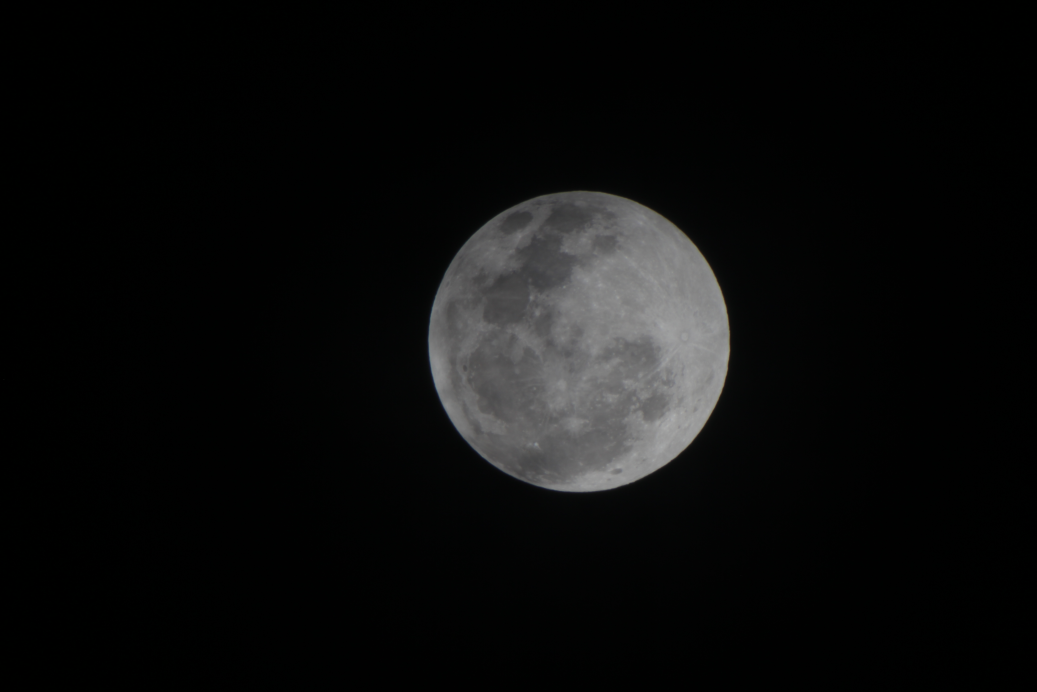
#> input picture IMG_3107.jpg, 5184 x 3456 px (shown at 1/5 size)
$ python get-moon-radius.py IMG_3107.jpg   (older library calls are emulated)
#> lines starting #> are read from the running program, lines starting #| are printed output that depends on the picture; after the words box and inside, x2 and y2 are one past the last pixel; in counts of white or black regions, pixels touching at a corner belong together
#####################################################################################################
#       __     __  ___       __   __             __      __              __          __
#  /\  |__) | /__`  |   /\  |__) /  ` |__| |  | /__`    /  `  /\   |\/| |__)  /\  | / _` |\ |
# /~~\ |  \ | .__/  |  /~~\ |  \ \__, |  | \__/ .__/    \__, /~~\  |  | |    /~~\ | \__> | \|
#
#####################################################################################################
# Script: get-moon-radius.py
# Usage: $ python get-moon-radius.py <IMAGE>
#####################################################################################################
# Last update: 04-21-2014 (Jorge I. Zuluaga)
# 2014 (C) Jorge I. Zuluaga
#####################################################################################################

from matplotlib import cm,pyplot as plt
from scipy.misc import *
from sys import exit,argv
from numpy import *
from scipy.optimize import fmin
from cv2 import imread
#from matplotlib.pyplot import imread

###################################################
#ROUTINES
###################################################
def imageCentroid(imagen,threshold=50):
    height,width=imagen.shape
    cond=imagen>=threshold
    X,Y=meshgrid(arange(width),arange(height))
    xm=X[cond].mean()
    ym=Y[cond].mean()
    return xm,ym

def detectBorder(imagen,threshold=50,R=900):
    cond=imagen>=threshold
    xm,ym=imageCentroid(imagen,threshold=threshold)
    plt.close("all")
    contour=plt.contour(cond,levels=[0.0])
    border=[]
    for path in contour.collections[0].get_paths():
        for points in path.vertices:
            if abs(points[0]-xm)>R or abs(points[1]-ym)>R:
                continue
            border+=[points.tolist()]
    border=array(border)
    return xm,ym,border

###################################################
#PROCESSING IMAGES
###################################################
filename=argv[1]
basename=filename.split(".")[0]
print("Processing image %s..."%filename)

#%%%%%%%%%%%%%%%%%%%%%%%%%%%%%%%%%%%%%%%%
#LOAD IMAGE
#%%%%%%%%%%%%%%%%%%%%%%%%%%%%%%%%%%%%%%%%
imagen=imread(filename)[:,:,0]
#> imagen: shape (3456, 5184); min 0, max 178, mean 12.4
height,width=imagen.shape
#> height = 3456; width = 5184
print("Image size:",width,height)
#| Image size: 5184 3456

#%%%%%%%%%%%%%%%%%%%%%%%%%%%%%%%%%%%%%%%%
#DETECT CENTROID AND BORDER
#%%%%%%%%%%%%%%%%%%%%%%%%%%%%%%%%%%%%%%%%
def errorR(params):
    thresh=params[0]
    try:
        xm,ym,border=detectBorder(imagen,threshold=thresh)
#> in detectBorder, `cond=imagen>=threshold`:
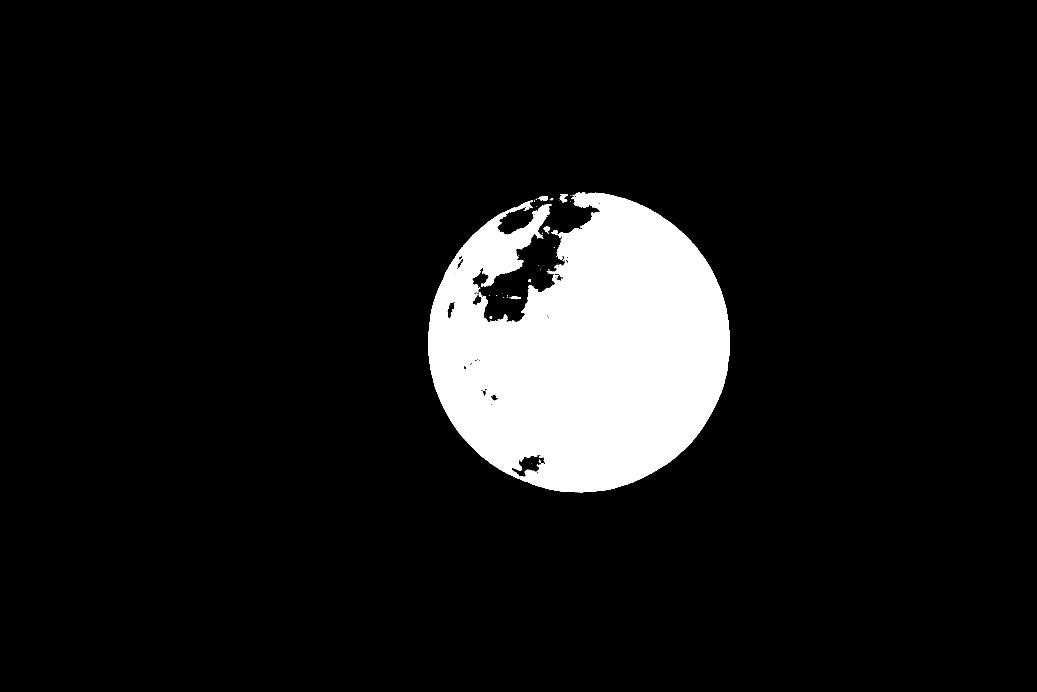
#> cond: shape (3456, 5184) bool (shown at 1/5 size); 8.9% white; 364 white regions (345 under 20 px), largest, box (x1, y1, x2, y2) and area: (2141, 963, 3649, 2461) 1593834, (2798, 970, 2836, 1009) 638, (2692, 981, 2739, 1004) 616
#> in imageCentroid, `xm=X[cond].mean()`: xm = 2922.7
#> in imageCentroid, `ym=Y[cond].mean()`: ym = 1748.6
#> in detectBorder, `xm,ym=imageCentroid(imagen,threshold=threshold)`: xm = 2922.7; ym = 1748.6
#> the loop in detectBorder, `for path in contour.collections[0].get_paths():` made 1 pass
#> after the loop in detectBorder, `for path in contour.collections[0].get_paths():`: border = 26388 items
#> in detectBorder, `border=array(border)`: border = 26388 pairs, first value 2140 to 3649, second value 962 to 2461
#> xm = 2922.7; ym = 1748.6
    except:
        return 1e6
    xborder=border[:,0]
    yborder=border[:,1]
    xm=xborder.mean()
#> xm = 2681.5
    ym=yborder.mean()
#> ym = 1521.9
    rborder=((xborder-xm)**2+(yborder-ym)**2)**0.5
    R=rborder.mean()
#> R = 493.3
    dR=rborder.std()
#> dR = 251.6
    print(f"\tThreshold: {thresh:.1f}, Measured Radius : {R:.4f} +/- {dR:.2f}")
#| 	Threshold: 80.0, Measured Radius : 493.2874 +/- 251.58
    return dR

print("Minimizing uncertainties:")
solution=fmin(errorR,[80.0],xtol=0.5,maxiter=10)
#> call 2 of detectBorder, with threshold = 84, R = 900
#> in detectBorder (call 2), `cond=imagen>=threshold`: cond: shape (3456, 5184) bool; 8.6% white; 450 white regions (432 under 20 px), largest, box (x1, y1, x2, y2) and area: (2141, 966, 3648, 2461) 1528784, (2874, 988, 2940, 1033) 1561, (2426, 1379, 2467, 1424) 952
#> in detectBorder (call 2), `xm,ym=imageCentroid(imagen,threshold=threshold)`: xm = 2936.5; ym = 1757.9
#> in detectBorder (call 2), `plt.close("all")`:
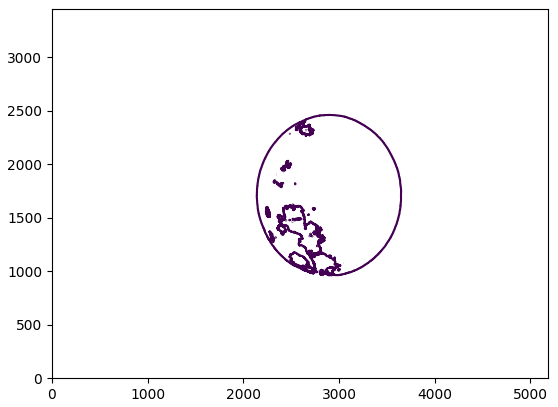
#> figure drawn by matplotlib, 1 panel
#> the loop in detectBorder (call 2), `for path in contour.collections[0].get_paths():` made 1 pass
#> after the loop in detectBorder (call 2), `for path in contour.collections[0].get_paths():`: border = 33978 items
#> in detectBorder (call 2), `border=array(border)`: border = 33978 pairs, first value 2140 to 3648, second value 965 to 2461
#| 	Threshold: 84.0, Measured Radius : 486.5867 +/- 237.41
#> in detectBorder (call 3), `cond=imagen>=threshold`: cond: shape (3456, 5184) bool; 8.1% white; 617 white regions (580 under 20 px), largest, box (x1, y1, x2, y2) and area: (2142, 968, 3648, 2460) 1394930, (2330, 1103, 2700, 1391) 46054, (2632, 2358, 2675, 2396) 839
#| 	Threshold: 88.0, Measured Radius : 446.4432 +/- 237.51
#> in detectBorder (call 4), `cond=imagen>=threshold`: cond: shape (3456, 5184) bool; 8.3% white; 599 white regions (565 under 20 px), largest, box (x1, y1, x2, y2) and area: (2141, 966, 3648, 2461) 1486201, (2876, 1003, 2933, 1031) 1084, (2290, 1230, 2329, 1276) 740
#| 	Threshold: 86.0, Measured Radius : 468.8926 +/- 236.29
#| 	Threshold: 88.0, Measured Radius : 446.4432 +/- 237.51
#> in detectBorder (call 6), `cond=imagen>=threshold`: cond: shape (3456, 5184) bool; 8.4% white; 549 white regions (523 under 20 px), largest, box (x1, y1, x2, y2) and area: (2141, 966, 3648, 2461) 1508677, (2874, 1003, 2935, 1032) 1212, (2427, 1380, 2466, 1422) 767
#| 	Threshold: 85.0, Measured Radius : 476.2514 +/- 236.96
#> in detectBorder (call 8), `cond=imagen>=threshold`:
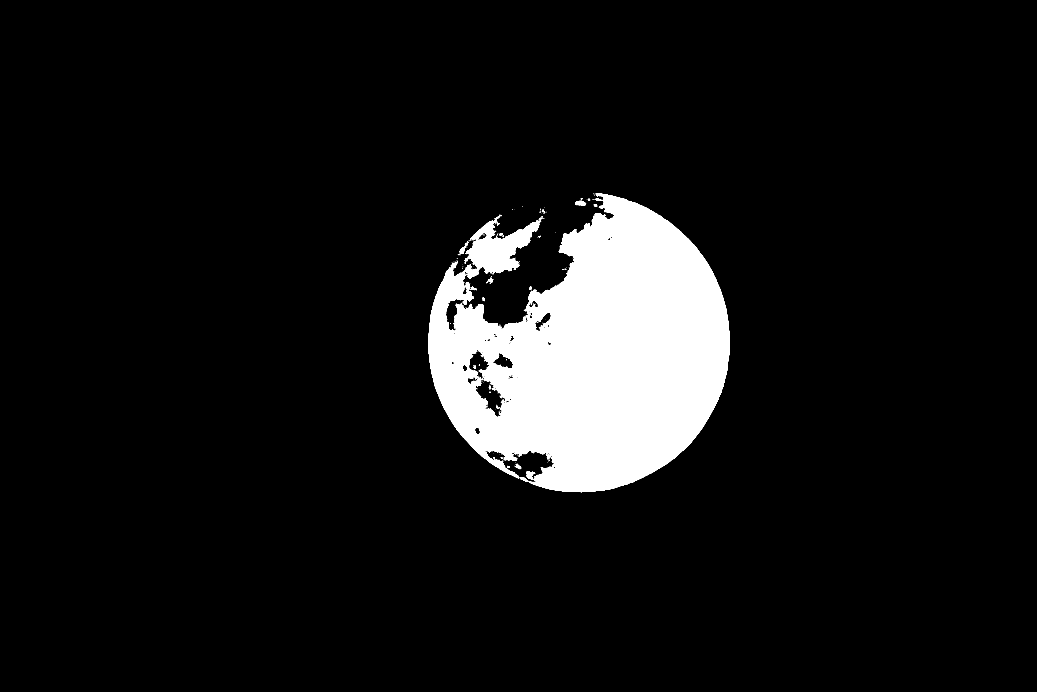
#> cond: shape (3456, 5184) bool (shown at 1/5 size); 8.2% white; 632 white regions (591 under 20 px), largest, box (x1, y1, x2, y2) and area: (2141, 966, 3648, 2461) 1413101, (2322, 1074, 2701, 1394) 50467, (2632, 2357, 2676, 2398) 1023
#> in detectBorder (call 8), `xm,ym=imageCentroid(imagen,threshold=threshold)`: xm = 2953.2; ym = 1763.5
#> the loop in detectBorder (call 8), `for path in contour.collections[0].get_paths():` made 1 pass
#> after the loop in detectBorder (call 8), `for path in contour.collections[0].get_paths():`: border = 39214 items
#> in detectBorder (call 8), `border=array(border)`: border = 39214 pairs, first value 2140 to 3648, second value 965 to 2461
#| 	Threshold: 87.0, Measured Radius : 455.1869 +/- 236.97
#| 	Threshold: 85.5, Measured Radius : 468.8926 +/- 236.29
#> solution = [86]
thrmin=solution[0]
#> thrmin = 86
print("Threshold:",thrmin)
#| Threshold: 86.0

xmc,ymc,borderc=detectBorder(imagen,threshold=thrmin)
#> xmc = 2947.1; ymc = 1761.9; borderc = 37670 pairs, first value 2140 to 3648, second value 965 to 2461
dRmin=errorR([thrmin])
#| 	Threshold: 86.0, Measured Radius : 468.8926 +/- 236.29
#> dRmin = 236.3
rborder=((borderc[:,0]-xmc)**2+(borderc[:,1]-ymc)**2)**0.5
Rmin=rborder.mean()
#> Rmin = 626.5
print("Radius at minimum uncertainty: %.4f +/- %.2f"%(Rmin,dRmin))
#| Radius at minimum uncertainty: 626.5078 +/- 236.29

###################################################
#PLOT IMAGE
###################################################
xm,ym,borderm=detectBorder(imagen,threshold=20)
#> in detectBorder (call 12), `cond=imagen>=threshold`:
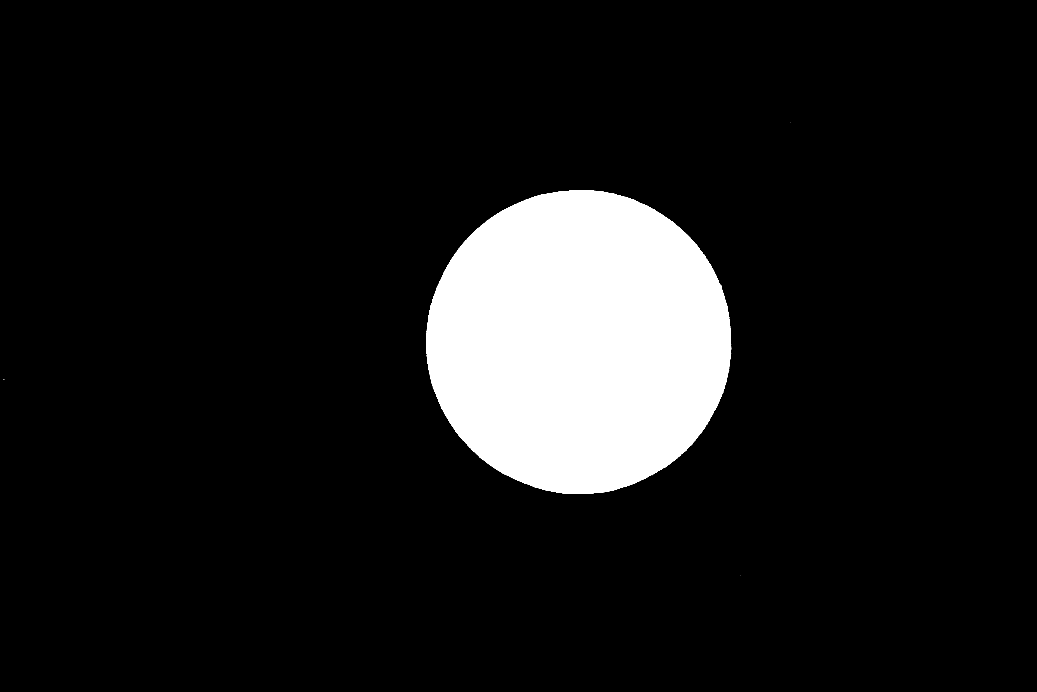
#> cond: shape (3456, 5184) bool (shown at 1/5 size); 10.1% white; 28 white regions (27 under 20 px), largest, box (x1, y1, x2, y2) and area: (2130, 950, 3656, 2470) 1814863
#> in detectBorder (call 12), `xm,ym=imageCentroid(imagen,threshold=threshold)`: xm = 2894.4; ym = 1709.2
#> the loop in detectBorder (call 12), `for path in contour.collections[0].get_paths():` made 1 pass
#> after the loop in detectBorder (call 12), `for path in contour.collections[0].get_paths():`: border = 7201 pairs, first value 2129 to 3657, second value 949 to 2470
#> xm = 2894.4; ym = 1709.2; borderm has the same summary as border in detectBorder
xm,ym,borderM=detectBorder(imagen,threshold=120)
#> in detectBorder (call 13), `cond=imagen>=threshold`:
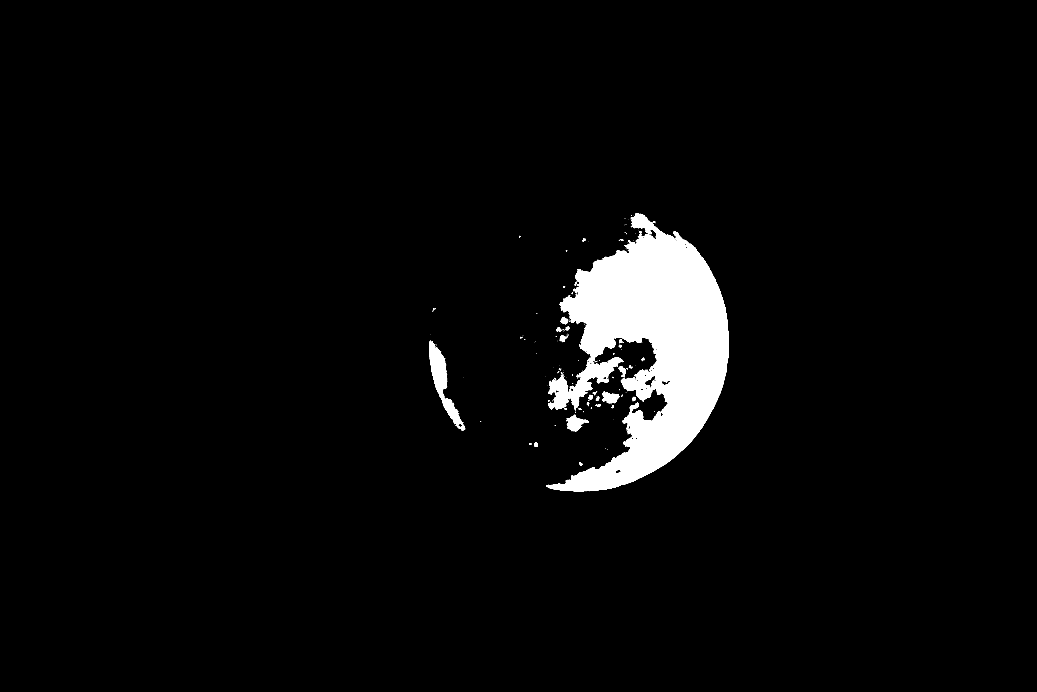
#> cond: shape (3456, 5184) bool (shown at 1/5 size); 3.7% white; 505 white regions (457 under 20 px), largest, box (x1, y1, x2, y2) and area: (2730, 1065, 3645, 2457) 635783, (2145, 1705, 2316, 2134) 20533, (2832, 2074, 2943, 2159) 4571
#> in detectBorder (call 13), `xm,ym=imageCentroid(imagen,threshold=threshold)`: xm = 3217.3; ym = 1744.9
#> the loop in detectBorder (call 13), `for path in contour.collections[0].get_paths():` made 1 pass
#> after the loop in detectBorder (call 13), `for path in contour.collections[0].get_paths():`: border = 28084 items
#> in detectBorder (call 13), `border=array(border)`: border = 28084 pairs, first value 2318 to 3645, second value 1064 to 2457
#> xm = 3217.3; ym = 1744.9; borderM has the same summary as border in detectBorder

fig=plt.figure(figsize=(8,8))
ax=fig.add_axes([0.0,0.0,1.0,1.0])
plt.imshow(imagen,cmap=cm.gray)
border=borderc
#> border has the same summary as borderc
plt.plot(border[::,0],border[::,1],'c.',markersize=0.5)
border=borderm
#> border = 7201 pairs, first value 2129 to 3657, second value 949 to 2470
plt.plot(border[::,0],border[::,1],'y.',markersize=0.5)
border=borderM
#> border = 28084 pairs, first value 2318 to 3645, second value 1064 to 2457
plt.plot(border[::,0],border[::,1],'r.',markersize=0.5)
plt.xlim((xmc-1.2*Rmin,xmc+1.2*Rmin));plt.ylim((ymc-1.2*Rmin,ymc+1.2*Rmin))
plt.savefig(basename+"-border.png")
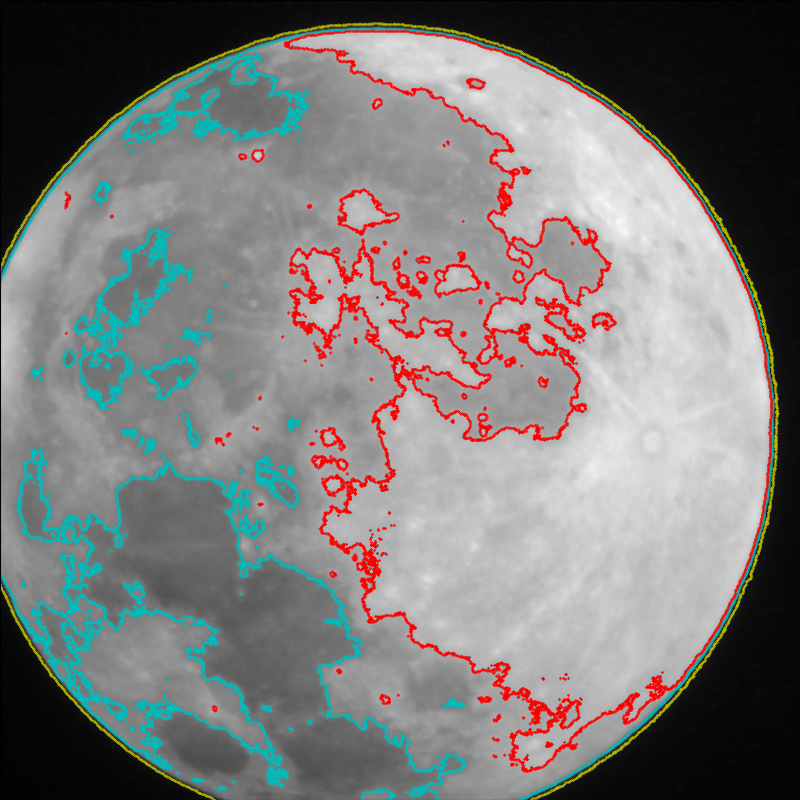
#> figure drawn by matplotlib, 1 panel
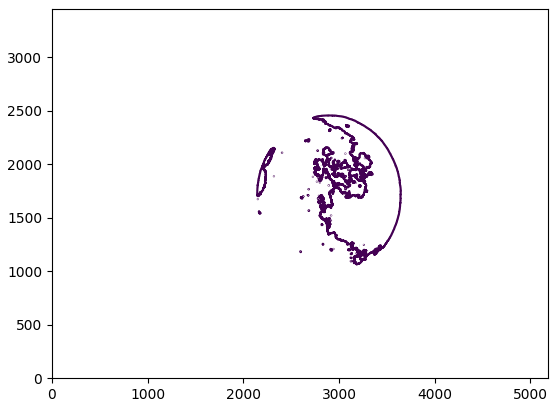
#> figure drawn by matplotlib, 1 panel
